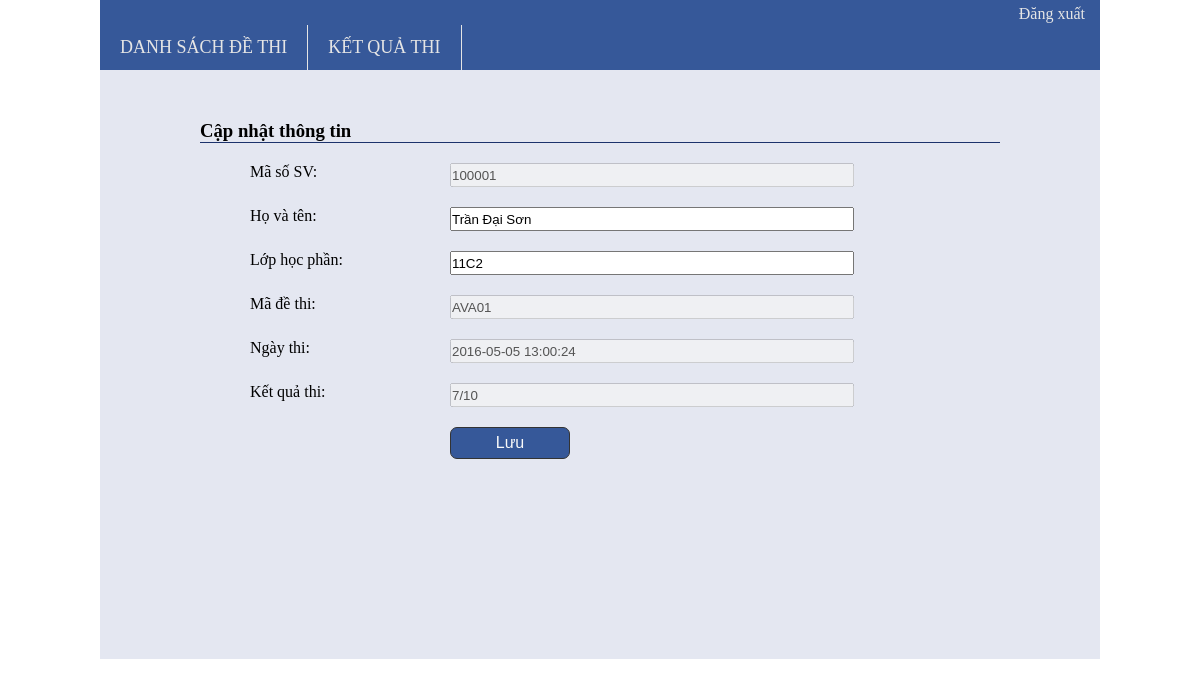
Screenshot of /gv/edit-result.php?id=1 with the database file from the repository.
### tables this page shows
CREATE TABLE `ketquathi` (
  `id` int(11) NOT NULL COMMENT 'mã số của kết quả thi',
  `masv` varchar(11) NOT NULL COMMENT 'Mã số sinh viên',
  `hoten` varchar(60) DEFAULT NULL COMMENT 'Họ tên SV',
  `lophp` varchar(11) DEFAULT NULL COMMENT 'Lớp học phần',
  `madethi` varchar(11) DEFAULT NULL COMMENT 'Mã đề thi',
  `ngaythi` datetime DEFAULT NULL COMMENT 'Ngày - giờ làm bài thi',
  `ketqua` varchar(11) DEFAULT NULL COMMENT 'kết quả: Tổng số câu đúng/Tổng số câu'
);

### gv/edit-result.php (the view, shortened to what this page needs)
<!DOCTYPE html>
<html>
    <head>
        <link rel="stylesheet" href="css/style-edit-result.css">
    </head>
    <body>
        <?php
        require './header.php';
        echo '<div id="main_content">';
        echo '<h3>Cập nhật thông tin</h3>';
        $id = $_GET['id'];
        require './functions/connectdb.php';
        $sql = "SELECT * FROM `ketquathi` WHERE `id` = '".$id."'";
        $result = mysql_query($sql, $conn);
        while($row = mysql_fetch_array($result, MYSQL_BOTH)) {
            $masv = $row['masv'];
            $hoten = $row['hoten'];
            $lophp = $row['lophp'];
            $madethi = $row['madethi'];
            $ngaythi = $row['ngaythi'];
            $ketqua = $row['ketqua'];
        }
        echo '
            <form name="editForm" action="update-result.php" onsubmit="return checkValid()">
                <label>Mã số SV: </label>
                <input type="text" name="masv" disabled="true" value="'.$masv.'"><br/>
                <label>Họ và tên: </label>
                <input type="text" name="hoten" value="'.$hoten.'"><br/>
                <label>Lớp học phần: </label>
                <input type="text" name="lophp" value="'.$lophp.'"><br/>
                <label>Mã đề thi: </label>
                <input type="text" name="madethi" disabled="true" value="'.$madethi.'"><br/>
                <label>Ngày thi: </label>
                <input type="text" name="ngaythi" disabled="true" value="'.$ngaythi.'"><br/>
                <label>Kết quả thi: </label>
                <input type="text" name="ketqua" disabled="true" value="'.$ketqua.'"><br/>
                <button type="submit">Lưu</button>
        ';
        echo '</div>';
        ?>
    </body>
</html>

### gv/css/style-edit-result.css (style rules this page uses)
* { margin: 0px; padding: 0px; }
body { font-size: 14px; }
#main_content { width: 1000px; margin: auto; background: #e4e7f1; font-size: 16px; padding-bottom: 20px; }
h3 { width: 800px; margin: 0px 0px 20px 100px; border-bottom: 1px solid #1c326c; padding-top: 50px; }
form { margin-left: 150px; padding-bottom: 180px; }
label { float: left; width: 200px; }
input { margin-bottom: 20px; width: 400px; height: 20px; }
button { margin-left: 200px; width: 120px; height: 32px; color: #fafafa; font-size: 16px; background-color: #365899; border: 1px solid #333333; border-radius: 7px; -moz-border-radius: 7px; -webkit-border-radius: 7px; -ms-border-radius: 7px; -o-border-radius: 7px; }

### gv/css/style-header.css (style rules this page uses)
* { margin: 0px; padding: 0px; }
body { font: tahoma; }

### rows the page displays
ketquathi: masv "100001", hoten "Trần Đại Sơn", lophp "11C2", madethi "AVA01", ngaythi "2016-05-05 13:00:24", ketqua "7/10"
